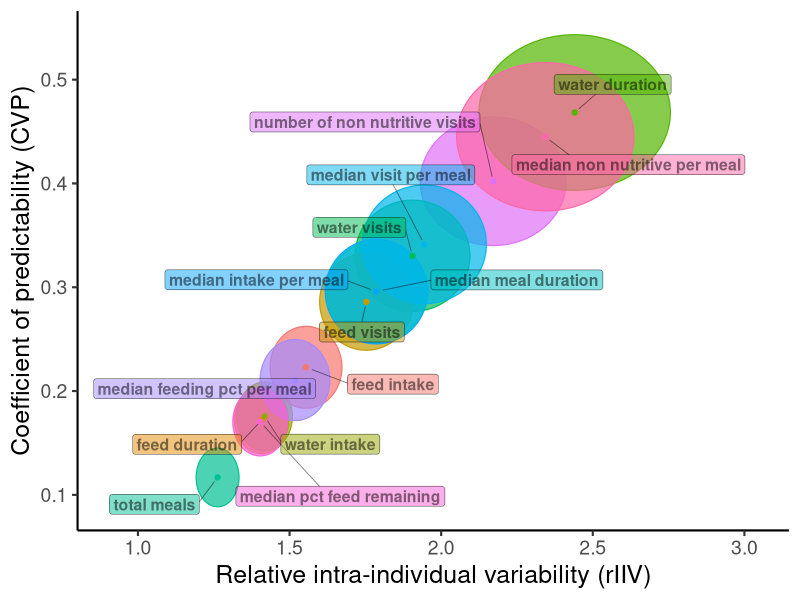

Source code (R):
###################################################################################################
######################### 12b. Predictability Visualisation ########################################
###################################################################################################
# Ellipse scatter plot of relative intra-individual variability (rIIV) vs
# coefficient of predictability (CVP).
# Each variable is drawn as an ellipse whose horizontal extent spans the 95%
# credible interval for rIIV and whose vertical extent spans the 95% credible
# interval for CVP.

library(ggplot2)
library(ggforce)
library(ggrepel)
library(dplyr)

###################################################################################################
################################## Load summary data ##############################################
###################################################################################################
pred_summary <- read.csv("results/12_predictability/predictability_summary.csv",
                         header = TRUE, stringsAsFactors = FALSE)

###################################################################################################
################################## Compute ellipse geometry #######################################
###################################################################################################
pred_summary <- pred_summary %>%
  mutate(
    a     = (rIIV_upper - rIIV_lower) / 2,
    b     = (CVP_upper  - CVP_lower)  / 2,
    label = gsub("_", " ", variable)
  )

###################################################################################################
################################## Build colour palette ###########################################
###################################################################################################
n_vars <- nrow(pred_summary)
colour_pal <- scales::hue_pal()(n_vars)
names(colour_pal) <- pred_summary$variable

###################################################################################################
################################## Plot ############################################################
###################################################################################################
p <- ggplot(pred_summary, aes(x0 = rIIV_mean, y0 = CVP_mean,
                              a = a, b = b, angle = 0,
                              fill = variable, colour = variable)) +
  geom_ellipse(alpha = 0.7, linewidth = 0.4) +
  geom_point(aes(x = rIIV_mean, y = CVP_mean, colour = variable),
             size = 1.5, show.legend = FALSE,
             inherit.aes = FALSE) +
  ggrepel::geom_label_repel(
    aes(x = rIIV_mean, y = CVP_mean, label = label, fill = variable),
    colour             = "black",
    fontface           = "bold",
    size               = 4,
    alpha              = 0.5,
    label.padding      = unit(0.2, "lines"),
    box.padding        = unit(0.8, "lines"),
    point.padding      = unit(0.5, "lines"),
    force              = 20,
    force_pull         = 0.5,
    direction          = "both",
    min.segment.length = 0,
    segment.size       = 0.3,
    max.overlaps       = Inf,
    show.legend        = FALSE,
    inherit.aes        = FALSE
  ) +
  scale_x_continuous(expand = expansion(mult = c(0.25, 0.25))) +
  scale_fill_manual(values   = colour_pal) +
  scale_colour_manual(values = colour_pal) +
  labs(
    x = "Relative intra-individual variability (rIIV)",
    y = "Coefficient of predictability (CVP)"
  ) +
  theme_classic(base_size = 16) +
  theme(
    legend.position  = "none",
    axis.title       = element_text(size = 18),
    axis.text        = element_text(size = 14)
  )

ggsave(
  filename = "results/12_predictability/predictability_ellipse_scatter.png",
  plot     = p,
  width    = 10,
  height   = 8
)

cat("Saved: results/12_predictability/predictability_ellipse_scatter.png\n")
